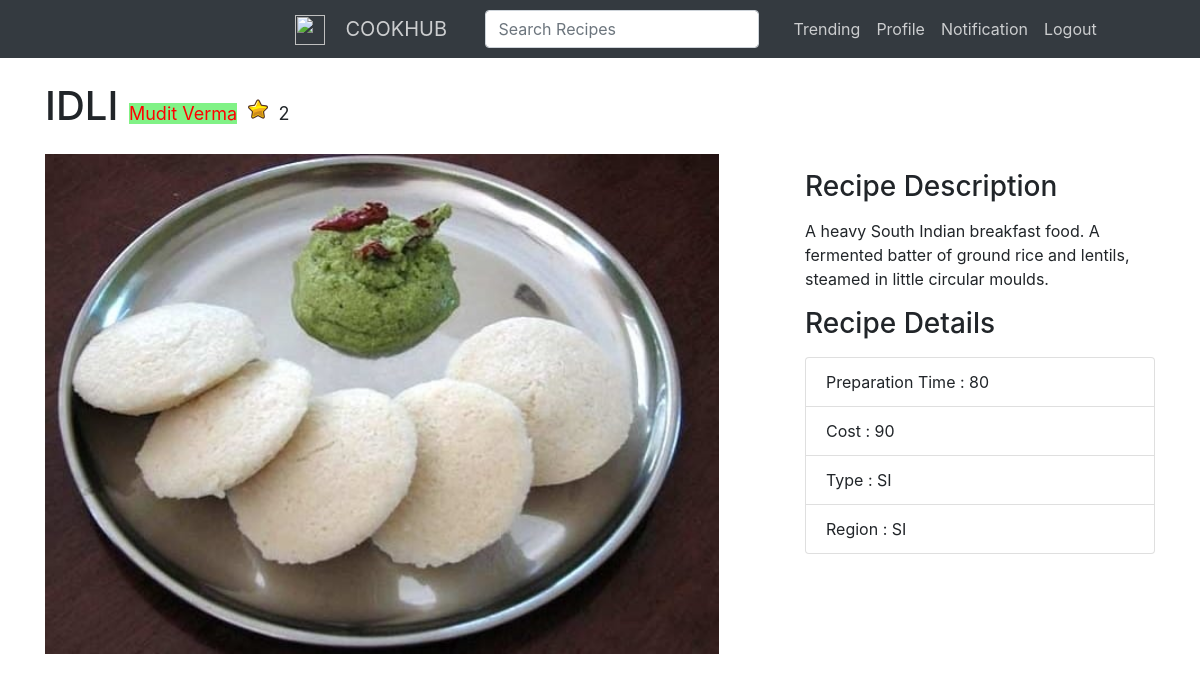
Page /recipe/6 (signed in) on the committed database.
### dbrun.py (models this page shows)
class Cooks(db.Model):
	id = db.Column(db.Integer , primary_key = True, autoincrement=True)
	name = db.Column(db.String(30),nullable=False)
	preptime = db.Column(db.Integer,nullable=False)
	ctype = db.Column(db.String(30),nullable=False)
	cost = db.Column(db.Integer,nullable=False)
	region = db.Column(db.String(30),nullable=False)
	public = db.Column(db.String(1),nullable=False)
	image = db.Column(db.String(300))
	description = db.Column(db.String(200) , default='None Provided.')
	star = db.Column(db.Integer, default=0)
	stages = db.relationship('Stages',backref='cook',lazy=True)
	personid = db.Column(db.Integer,db.ForeignKey('person.id'),nullable=False)

class Person(db.Model):
	id = db.Column(db.Integer , primary_key = True )
	email = db.Column(db.String(80), unique=True)
	password = db.Column(db.String(30),nullable=False)
	name = db.Column(db.String(30),nullable=False)
	location = db.Column(db.String(30),nullable=False)
	recruitment = db.Column(db.String(1),nullable=False)
	age = db.Column(db.Integer,nullable=False)
	gender = db.Column(db.String(1),nullable=False)
	expertise = db.Column(db.String(15),nullable=False)
	image = db.Column(db.String(300))
	mycooks = db.relationship('Cooks', backref='person', lazy=True)

### main.py (the view)
@app.route('/recipe/<id>')
@login_required
def recipe(id):
	cook = Cooks.query.filter_by(id=id).first()
	person = Person.query.filter_by(id=cook.personid).first()
	return render_template('after_login/recipe.html', cook = cook , person = person)

### main.py (called while the page is built)
def login_required(f):
    @wraps(f)
    def decorated_function(*args, **kwargs):
        if g.user is None:
        	flash('Login Required!')
        	return redirect(url_for('home'))
        return f(*args, **kwargs)
    return decorated_function

@app.before_request
def before_request():
	g.user = None
	if 'user' in session :
		g.user = session['user']

@app.after_request
def add_header(response):
	response.headers['Cache-Control'] = 'no-cache, no-store, must-revalidate'
	response.headers['Pragma'] = 'no-cache'
	response.headers['X-UA-Compatible'] = 'IE=Edge,chrome=1'
	if ('Cache-Control' not in response.headers):
		response.headers['Cache-Control'] = 'public, max-age=600'
	return response

### templates/after_login/recipe.html (shortened to what this page needs)
{% extends "after_login/layout.html" %}
{% block body %}
<div class="container">
      <h1 class="my-4" style="text-color:#343a40;">{{ cook.name }}
        <a href="{{ url_for('profile_page', id=person.id) }}"><small style="font-size:18px;background:#81f286;">{{ person.name }}</small></a>
	<img src="{{ url_for('static',filename='star.svg') }}" style="height:20px;" >
	<small style="font-size:18px;">{{ cook.star }}</small>
      </h1>
      <div class="row">
        <div class="col-md-8">
          <img class="img-fluid" src="{{ cook.image }}" alt="" style="height:500px;">
        </div>
        <div class="col-md-4">
          <h3 class="my-3">Recipe Description</h3>
          <p>{{ cook.description }}</p>
          <h3 class="my-3">Recipe Details</h3>
          <ul class="list-group">
            <li class="list-group-item">Preparation Time : {{ cook.preptime }}</li>
            <li class="list-group-item">Cost : {{ cook.cost }}</li>
            <li class="list-group-item">Type : {{ cook.ctype }}</li>
            <li class="list-group-item">Region : {{ cook.region }}</li>
          </ul>
        </div>
      </div>
    </div>
{% endblock %}

### static/after_login/indexcss.css (style rules this page uses)
a { color: red ; }

### rows in the picture
Cooks: name "IDLI", star "2", image (picture), description "A heavy South Indian breakfast food. A fermented batter of ground rice and lentils, steamed in little circular moulds.", preptime "80", cost "90", ctype "SI", region "SI"
Person: name "Mudit Verma"
